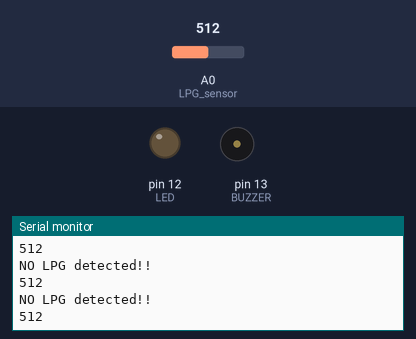
The sketch below on a simulated Arduino Uno, built with avr-gcc and run on an emulated ATmega328P. On the bench: output pins drawn as LEDs (lit = HIGH), buzzer (waves = sounding, pin HIGH), the last lines printed to the serial monitor. The inputs (shaded band) are chosen by the test bench; at power-on: A0 (LPG_sensor) = 512.

Above: at 1.2 s.
1.3 s: A0 (LPG_sensor) set to 989
At 2.3 s:
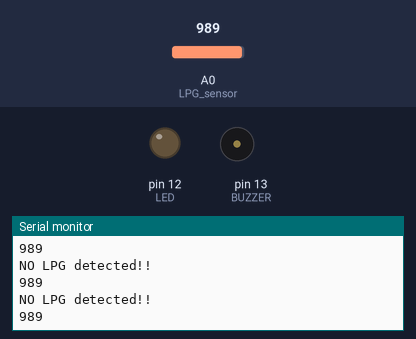
4.3 s: A0 (LPG_sensor) set to 1010
At 4.8 s:
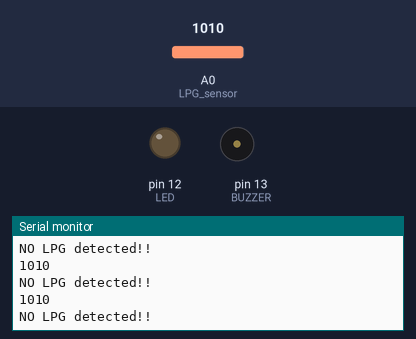
Timing chart, 0 to 7.3 s (numbered marks = the images above; inputs shaded):
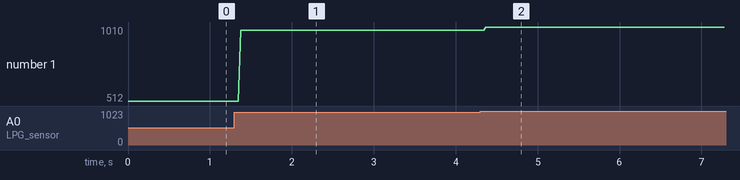

Measured:
- the behaviour switches between 999 and 1000 on A0 (LPG_sensor) (found by bisection; images 1 and 2)
- after the input at 1.3 s, the serial monitor: prints a new line after 0.07 s (image 1)
- after the input at 4.3 s, the serial monitor: prints a new line after 0.07 s (image 2)
- plotted number 1: 512 → 989 after the input at 1.3 s, 989 → 1010 after the input at 4.3 s

The sketch:

sensor_sample1.ino
```cpp
//initializations of all the parameters along with their port numbers wrt arduino board
int LED = 12;
int BUZZER = 13;
int LPG_sensor = A0;
int LPG_detected; // final output ka variable

 // specify output ports and input ports
void setup()
{
  Serial.begin(9600);
  pinMode(LED, OUTPUT);
  pinMode(BUZZER, OUTPUT);
  pinMode(LPG_sensor, INPUT);
}

// main functionality of the code where we specify the conditions for the detection
void loop()
{
  // since we have connected analog pin with the ckt it will read it in analog format and give values in binary i.e. 0 and 1
  LPG_detected = analogRead(LPG_sensor);
  Serial.println(LPG_detected);

// if lpg detected ka condition we give as 1 then it is detected
  if (LPG_detected == 1)
  {
        Serial.println("LPG detected!! Take action immediatelyyyy");
    digitalWrite(LED, HIGH);
    digitalWrite(BUZZER, HIGH);

  }

  else
  {


    Serial.println("NO LPG detected!!");
    digitalWrite(LED, LOW);
    digitalWrite(BUZZER, LOW);
  }

}
```
